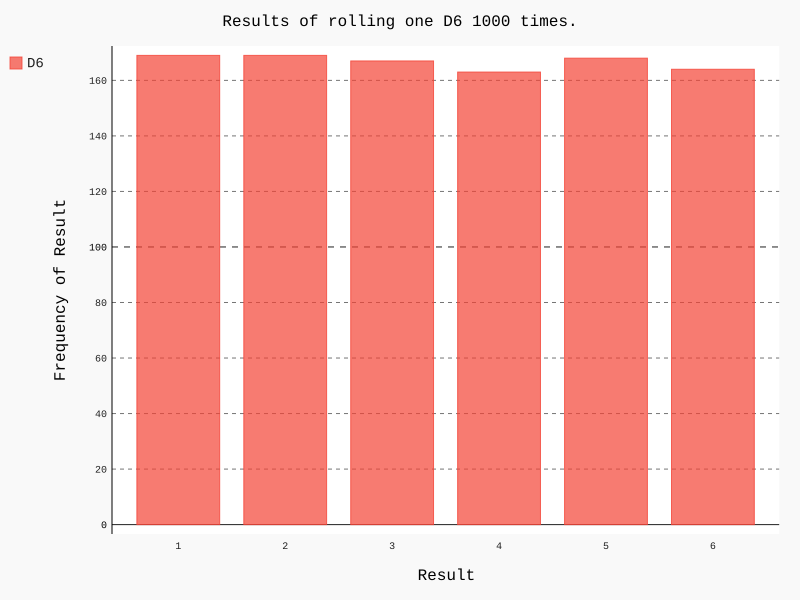

Generate this figure with Python:
import pygal
from PygalEg.die import Die

die = Die()
results = [die.roll() for roll_num in range(1000)]

# 分析频次
frequencies = [results.count(value) for value in range(1, die.num_sides + 1)]


# 可视化
hist = pygal.Bar()
hist.title = "Results of rolling one D6 1000 times."
hist.x_labels = list(range(1, 7))
hist.x_title = 'Result'
hist.y_title = 'Frequency of Result'

hist.add('D6', frequencies)
hist.render_to_file('die_visual.svg')
